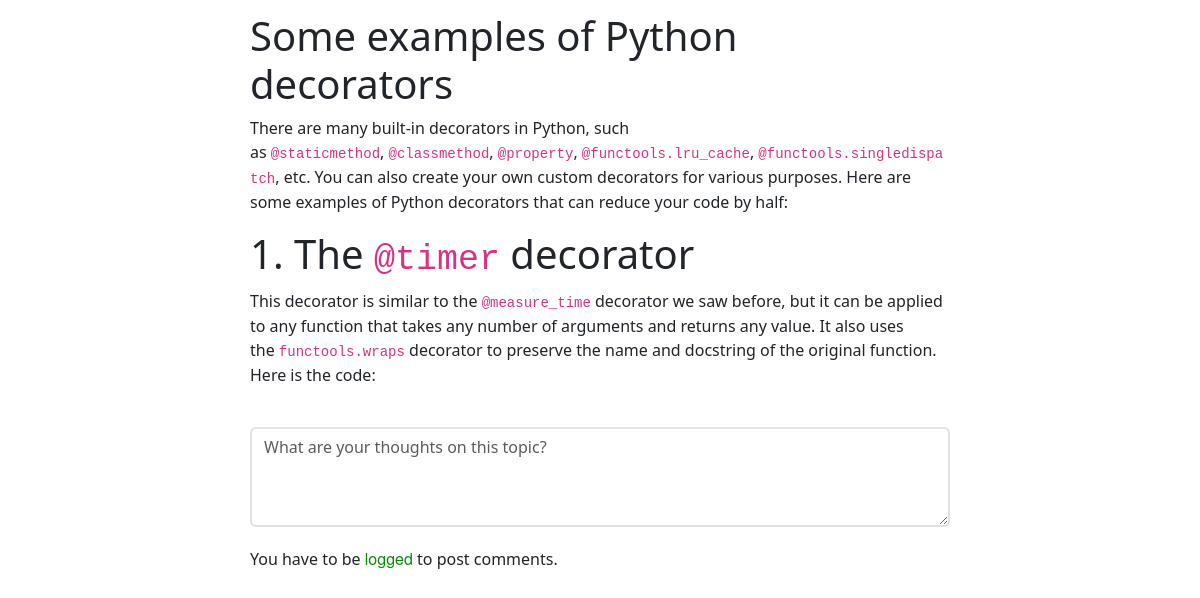
The page /different-code-documenting-strategies/ (lower part) on the database as committed earlier.
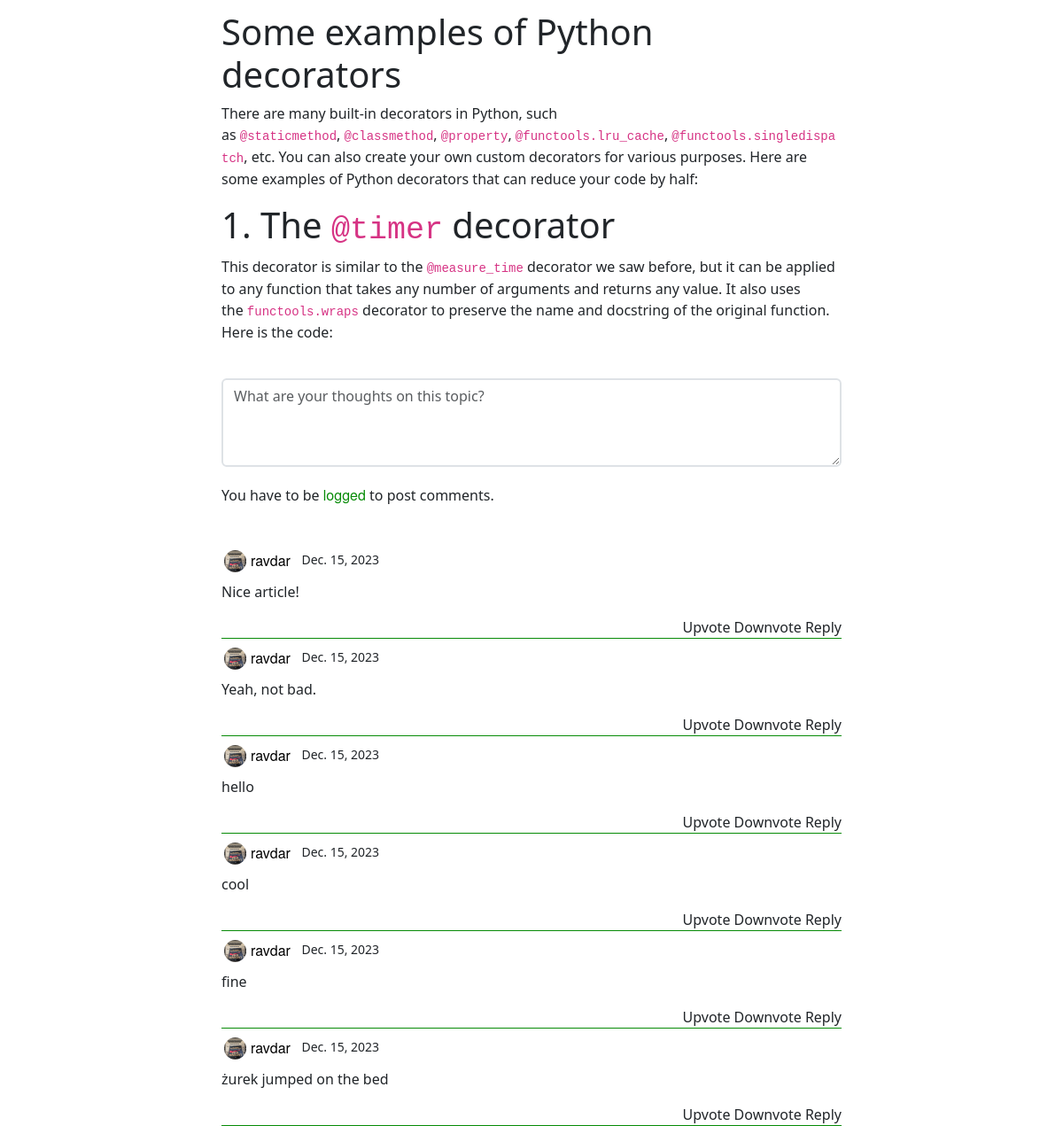
The same page on the database as committed later.
### mainapp/models.py (models this page shows, shortened)
class Comment(models.Model):
    owner = models.ForeignKey(User, on_delete=models.CASCADE)
    article = models.ForeignKey(Article, on_delete=models.CASCADE)
    text = models.TextField()
    publication_date = models.DateField()
    last_edit_date = models.DateField(null=True, blank=True)
    model_name = 'comment'

class Article(models.Model):
    owner = models.ForeignKey(User, on_delete=models.CASCADE)
    title = models.CharField(max_length=200)
    body = RichTextField(blank=True, null=True)
    publication_date = models.DateField()
    last_edit_date = models.DateField(null=True, blank=True)
    image = models.ImageField(null=True, blank=True, upload_to="images/")
    url = models.CharField(max_length=200, default='doesnotwork')
    model_name = 'article'
    upvotes = models.IntegerField(default=0)
    downvotes = models.IntegerField(default=0)
    total_votes = models.IntegerField(default=0)

### users/models.py (models this page shows, shortened)
class Profile(models.Model):
    user = models.OneToOneField(User, on_delete=models.CASCADE)
    profile_picture = models.ImageField(null=True, blank=True, default="images/default_pp.jpg", upload_to="images/")

### mainapp/views.py (the view)
# urls.py: path("<str:article_url>/", views.read_article_view, name="read_article_view"),
def read_article_view(request, article_url):
    article = get_object_or_404(Article, url=article_url)
    comments = Comment.objects.filter(article=article)
    if request.method == "POST":
        form = NewComment(request.POST)
        if form.is_valid():
            new_comment = form.save(commit=False)
            new_comment.publication_date = timezone.now()
            new_comment.article = article
            new_comment.owner = request.user
            new_comment = form.save()
            comment_form = NewComment()
            subcomment_form = NewSubcomment()
    else:
        comment_form = NewComment()
        subcomment_form = NewSubcomment()
    return render(request, "mainapp/read_article_view.html", {"article":article, "comments":comments, "comment_form":comment_form, "subcomment_form":subcomment_form})

### mainapp/forms.py
class NewComment(forms.ModelForm):
    class Meta:
        model = Comment
        fields = ["text"]

class NewSubcomment(forms.ModelForm):
    class Meta:
        model = Subcomment
        fields=["text"]

### mainapp/templates/mainapp/read_article_view.html (shortened to what this page needs)
{% extends "mainapp/base.html" %}
{% load widget_tweaks %}
{% block content %}
<div class="main-div">
    <div class="read-article-image">
        <p>{{article.body|safe}}</p>
        <form method="post">
            {{comment_form.text|add_class:"form-control wid"|attr:"placeholder:What are your thoughts on this topic?"}}
            {% if user.is_authenticated %}
            <button class="nav-button" type="submit">Submit</button>
            {% else %}
            <p>You have to be <span><a style="color:rgb(7, 139, 7)" href="{% url 'users:login' %}">logged</a></span> to
                post comments.</p>
            {% endif %}
        </form>
        {% for comment in comments %}
        <div class="comment">
            <div class="main-comment">
                <div class="pp-and-author-r">
                    <div class="ppaa">
                        <a href="{% url 'mainapp:user_profile' comment.owner.username %}"><img
                                src="{{article.owner.profile.profile_picture.url}}" class="profile-picture-mini"></a>
                        <a href="{% url 'mainapp:user_profile' comment.owner.username %}">
                            {{comment.owner.username}}
                        </a>
                        <span class=" pub-date">{{comment.publication_date}}</span>
                    </div>
                </div>
                <p>{{comment.text}}</p>
                <div class="cmmatt">
                    <span>Upvote</span>
                    <span>Downvote</span>
                    <span>Reply</span>
                </div>
            </div>
        </div>
        {% endfor %}
    </div>
</div>
{% endblock content %}

Rows that differ between the two databases and show on the page:
added Comment: owner.profile.profile_picture (picture), owner.username "ravdar", publication_date "Dec. 15, 2023", text "Nice article!"
added Comment: owner.profile.profile_picture (picture), owner.username "ravdar", publication_date "Dec. 15, 2023", text "Yeah, not bad."
added Comment: owner.profile.profile_picture (picture), owner.username "ravdar", publication_date "Dec. 15, 2023", text "hello"
added Comment: owner.profile.profile_picture (picture), owner.username "ravdar", publication_date "Dec. 15, 2023", text "cool"
added Comment: owner.profile.profile_picture (picture), owner.username "ravdar", publication_date "Dec. 15, 2023", text "fine"
added Comment: owner.profile.profile_picture (picture), owner.username "ravdar", publication_date "Dec. 15, 2023", text "żurek jumped on the bed"
